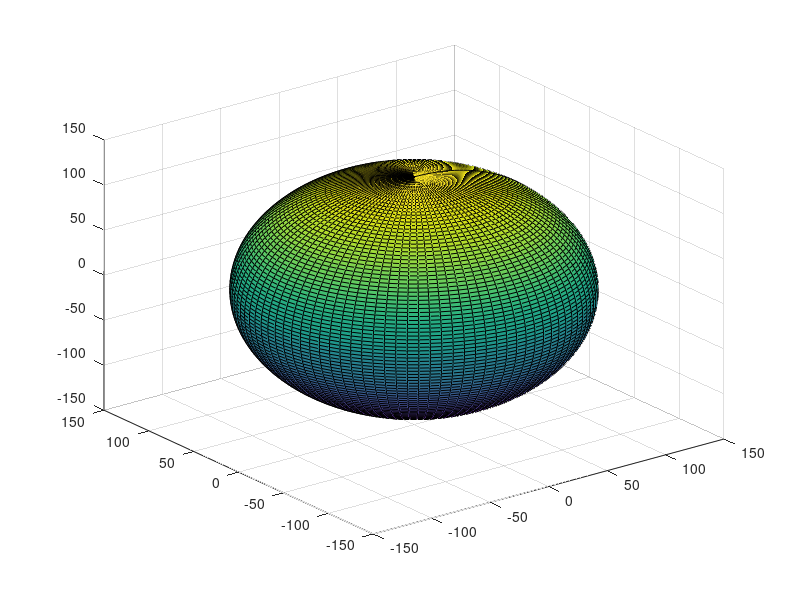

Recreate this plot in MATLAB. (Note: this script raises an error after producing the figure.)
% Created by Tianyi Han, Jun.12 2023

%% Define body_ball force in wheel frame
ft = 100; % [N]
fn = 0; % [N]
f_wheel_frame = [ft, 0, fn]';

%% Define robot configuration
alpha = 45./(180/pi);    % [rad]
beta = -10./(180/pi);    % [rad]
gamma = pi/4;      % [rad]
r = 125;        % [mm]
phi = 0;     % [rad]

%% Define rotation matrix
R_wheel2body = {[], [], []};
R_wheel2world = {[], [], []};
for i = 1:4
    if (mod(i, 2) == 1)
        R1 = [[cos(beta),  -sin(beta),    0];
              [sin(beta),  cos(beta),     0];
              [0,           0,              1]];
    else
        R1 = [[cos(-beta),  -sin(-beta),    0];
              [sin(-beta),  cos(-beta),     0];
              [0,           0,              1]];
    end
    R2 = [[1,   0,                  0             ];
          [0,   cos(alpha - pi),    -sin(alpha - pi)];
          [0,   sin(alpha - pi),    cos(alpha - pi)]];
    R3 = [[cos(gamma + i * pi/2),   -sin(gamma + i * pi/2), 0];
          [sin(gamma + i * pi/2),   cos(gamma + i * pi/2),  0];
          [0,                       0,                      1]];
    R_wheel2body{i} = R3 * R2 * R1;
end
R_body2world = [[cos(phi),     0,      sin(phi)];
                [0,            1,      0,     ];
                [-sin(phi),    0,      cos(phi)]];
for i = 1:4
    R_wheel2world{i} = R_wheel2body{i} * R_body2world;
end

%% Calculate force vector
f_world_frame = {[], [], []};
for i = 1:4
    f_world_frame{i} = R_wheel2world{i} * f_wheel_frame;
end
r_vec_body = {[], [], []};
r_vec_world = {[], [], []};
for i = 1:4
    r_vec_body{i} = [r * sin(alpha) * cos(gamma + (i - 1) * pi/2); r * sin(alpha) * sin(gamma + (i - 1) * pi/2); r * cos(alpha)];
    r_vec_world{i} = R_body2world * r_vec_body{i};
end

%% Plot Force
[X,Y,Z] = sphere(100);
s = surf(X * r, Y * r, Z * r);
s.EdgeColor = 'none';
s.FaceColor = [.8, .8, .8];
s.FaceAlpha = 0.5;
hold on;

% Plot the vector
for i = 1:4
    quiver3(0, 0, 0, r_vec_world{i}(1), r_vec_world{i}(2), r_vec_world{i}(3), 'b', 'LineWidth', 2);
    quiver3(r_vec_world{i}(1), r_vec_world{i}(2), r_vec_world{i}(3), f_world_frame{i}(1), f_world_frame{i}(2), f_world_frame{i}(3), 'r', 'LineWidth', 2);
end

% Set the axis labels
xlabel('X (mm, N)');
ylabel('Y (mm, N)');
zlabel('Z (mm, N)');

% Show the grid
grid on;
axis equal;

%% Save the rotation matirx
% save('rotation_matrix_1.mat', 'r_vec_world', 'R_wheel2world');